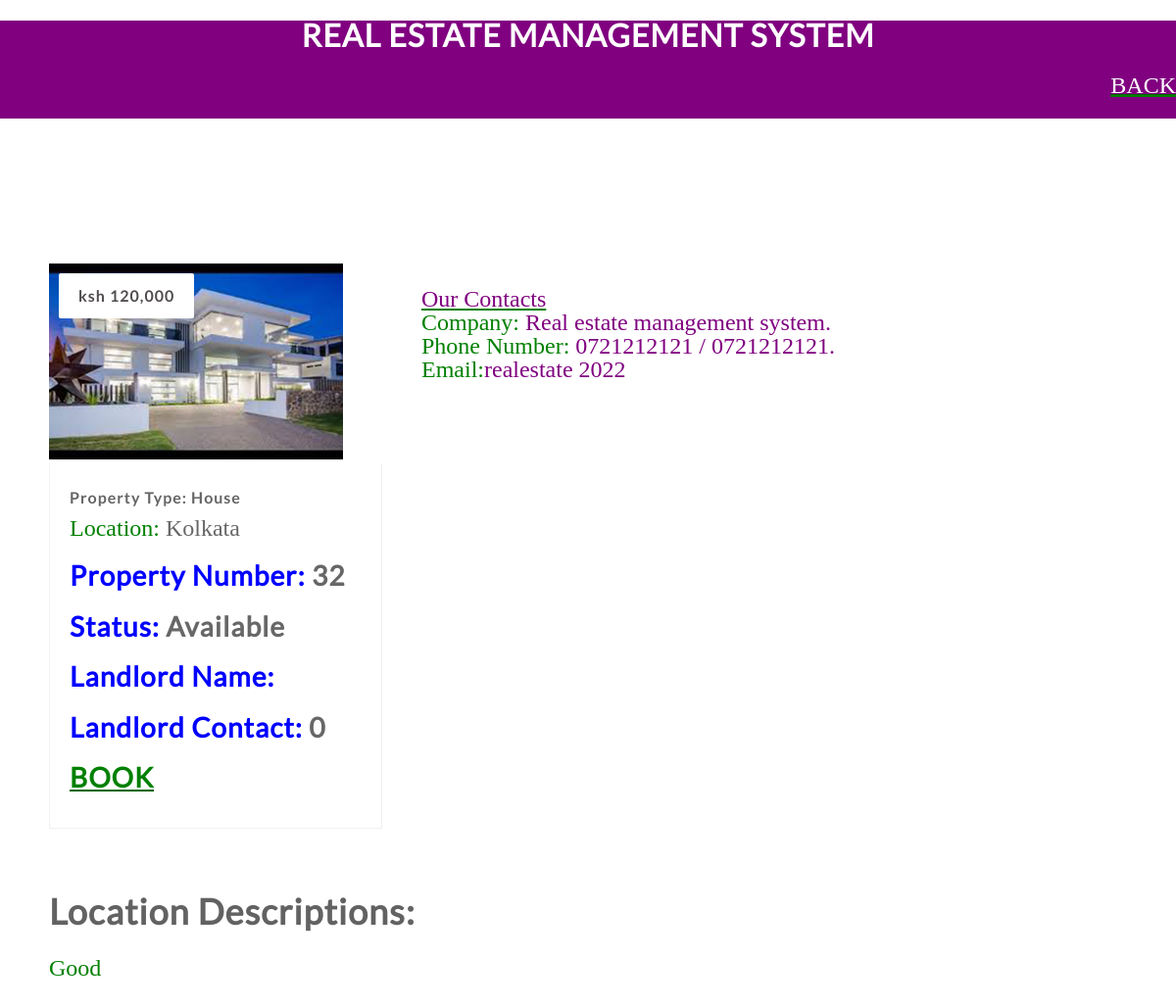
The page /book_House.php?id=32 (signed in) on the database its author committed.
### tables this page shows
CREATE TABLE `houses` (
  `house_id` int(11) NOT NULL,
  `house_type` varchar(255) NOT NULL,
  `image` text NOT NULL,
  `rent_cost` varchar(11) NOT NULL,
  `location` varchar(30) NOT NULL,
  `location_description` text NOT NULL,
  `max_capacity` varchar(100) NOT NULL,
  `name` varchar(100) NOT NULL,
  `contact` int(20) NOT NULL,
  `status` varchar(255) NOT NULL
);

### book_house.php (the view, shortened to what this page needs)
<!DOCTYPE html>
<html lang="en">
<head>
	<link rel="stylesheet" type="text/css" href="css/reset.css">
	<link rel="stylesheet" type="text/css" href="css/responsive.css">
</head>
<body>
	<div>
		<?php
			include 'headerbook.php';
		?>
	</div>
			<br>
			<br>
	<section class="listings">
		<div class="wrapper">
			<ul class="properties_list">
			<?php
						include 'includes/config.php';
						$sel = "SELECT * FROM houses WHERE house_id = '$_GET[id]'";
						$rs = $conn->query($sel);
						$rws = $rs->fetch_assoc();
			?>
				<li>
					<a href="">
						<img class="thumb" src="house_images/<?php echo $rws['image'];?>" width="300" height="200">
					</a>
					<span class="price"><?php echo ''.$rws['rent_cost'];?></span>
					<div class="property_details">
						<h1>
							<a href="book_house.php?id=<?php echo $rws['house_id'] ?>"><?php echo 'Property Type: '.$rws['house_type'];?></a>
						</h1
						<h2>Location: <span class="property_size"><?php echo $rws['location'];?></span></h2>
						<h3><font color="blue">Property Number: </font><span class="property_size"><?php echo $rws['house_id'];?></span></h3>
						<h3><font color="blue">Status: </font><span class="property_size"><?php echo $rws['status'];?></span></h3>
						<h3><font color="blue">Landlord Name: </font><span class="property_size"><?php echo $rws['name'];?></span></h3>
						<h3><font color="blue">Landlord Contact: </font><span class="property_size"><?php echo $rws['contact'];?></span></h3>
						<h3><a href="bookreq.php?id=<?php echo $rws['house_id']?>"><font color="green">BOOK</font></a></h3>
					</div>
				</li>
<br>
<div id= "contacts">
	<p><u><font color="purple">Our Contacts</font></u></p>
  <p><font size="5px;">Company: </font><font color="purple"><font size="5px;">Real estate management system.</font></font></p>
  <p><font size="5px;">Phone Number: </font><font color="purple"><font size="5px;">0721212121 / 0721212121.</font></font></p>
  <p><font size="5px;">Email:</font><font color="purple"><font size="5px;">realestate 2022</font></font></p>
  <br>
  <br>
	</div>
			</ul>
			<h2>Location Descriptions: <span class="property_size"> </span></h2>
<?php echo $rws['location_description'];?>
		</div>
	</section>
</body>
</html>

### css/responsive.css (style rules this page uses)
body { background: #fff; }
.wrapper { max-width: 1100px; margin: 0 auto; position: relative; }
h1, h2, h3, h4, h5 ,h6 { color: #626262; font-family: "lato-regular", Helvetica, Arial, sans-serif; letter-spacing: 1px; }
h1 { font-size: 2em; margin: .67em 0 }
h2 { font-size: 1.5em; margin: .75em 0 }
h3 { font-size: 1.17em; margin: .83em 0 }
h1, h2, h3, h4, h5, h6 { font-weight: bolder }
.listings { padding: 100px 0; }
.listings ul.properties_list { list-style: none; overflow: hidden; }
.listings ul.properties_list li { display: block; width: 30.90909090909091%; height: auto; position: relative; float: left; margin: 0 3.636363636363636% 3.636363636363636% 0; }
.listings ul.properties_list li .price { position: absolute; top: 10px; left: 10px; padding: 15px 20px; background: #ffffff; color: #514d4d; font-family: "lato-bold", Helvetica, Arial, sans-serif; font-size: 16px; font-weight: bold; letter-spacing: 1px; border-radius: 2px; -webkit-border-radius: 2px; -moz-border-radius: 2px; -o-border-radius: 2px; }
.listings ul li .property_details { width: 87.64705882352941%; padding: 2.941176470588235% 5.882352941176471% 4.117647058823529% 5.882352941176471%; border-bottom: 1px solid #f2f1f1; border-left: 1px solid #f2f1f1; border-right: 1px solid #f2f1f1; transition: all .2s linear; -webkit-transition: all .2s linear; -moz-transition: all .2s linear; -o-transition: all .2s linear; }
.listings ul li .property_details h1 { color: #666464; font-family: "lato-bold", Helvetica, Arial, sans-serif; font-size: 16px!important; font-weight: bold; margin-bottom: 5px; line-height: 28px; }
.listings ul li .property_details h1 a { text-decoration: none; color: #666464; }
.listings ul li .property_details .property_size { color: #676767; }

### rows shown on the page
houses: image (picture), rent_cost "ksh 120,000", house_type "House", location "Kolkata", house_id "32", status "Available", contact "0", location_description "Good"
